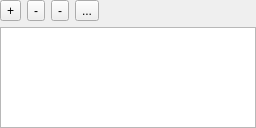
<?xml version="1.0" encoding="UTF-8"?>
<ui version="4.0">
 <class>MapEventListView</class>
 <widget class="QWidget" name="MapEventListView">
  <property name="geometry">
   <rect>
    <x>0</x>
    <y>0</y>
    <width>256</width>
    <height>128</height>
   </rect>
  </property>
  <property name="sizePolicy">
   <sizepolicy hsizetype="Preferred" vsizetype="Preferred">
    <horstretch>0</horstretch>
    <verstretch>0</verstretch>
   </sizepolicy>
  </property>
  <property name="minimumSize">
   <size>
    <width>256</width>
    <height>128</height>
   </size>
  </property>
  <property name="windowTitle">
   <string>MainWindow</string>
  </property>
  <layout class="QVBoxLayout" name="verticalLayout">
   <property name="leftMargin">
    <number>0</number>
   </property>
   <property name="topMargin">
    <number>0</number>
   </property>
   <property name="rightMargin">
    <number>0</number>
   </property>
   <property name="bottomMargin">
    <number>0</number>
   </property>
   <item>
    <layout class="QHBoxLayout" name="eventListToolPanel">
     <item>
      <widget class="QToolButton" name="toolButton">
       <property name="text">
        <string>+</string>
       </property>
       <property name="checkable">
        <bool>true</bool>
       </property>
      </widget>
     </item>
     <item>
      <widget class="QToolButton" name="toolButton_3">
       <property name="text">
        <string>-</string>
       </property>
      </widget>
     </item>
     <item>
      <widget class="QToolButton" name="toolButton_2">
       <property name="text">
        <string>-</string>
       </property>
       <property name="icon">
        <iconset resource="main.qrc">
         <normaloff>:/main/res/icon/copy.xpm</normaloff>:/main/res/icon/copy.xpm</iconset>
       </property>
       <property name="checkable">
        <bool>true</bool>
       </property>
      </widget>
     </item>
     <item>
      <widget class="QToolButton" name="collisioinSetButton">
       <property name="text">
        <string>...</string>
       </property>
       <property name="icon">
        <iconset resource="main.qrc">
         <normaloff>:/main/res/icon/paste.xpm</normaloff>:/main/res/icon/paste.xpm</iconset>
       </property>
       <property name="checkable">
        <bool>true</bool>
       </property>
      </widget>
     </item>
     <item>
      <spacer name="horizontalSpacer">
       <property name="orientation">
        <enum>Qt::Horizontal</enum>
       </property>
       <property name="sizeHint" stdset="0">
        <size>
         <width>40</width>
         <height>20</height>
        </size>
       </property>
      </spacer>
     </item>
    </layout>
   </item>
   <item>
    <widget class="QListWidget" name="listWidget">
     <property name="minimumSize">
      <size>
       <width>0</width>
       <height>0</height>
      </size>
     </property>
     <property name="maximumSize">
      <size>
       <width>16777215</width>
       <height>16777215</height>
      </size>
     </property>
    </widget>
   </item>
  </layout>
 </widget>
 <layoutdefault spacing="6" margin="11"/>
 <resources>
  <include location="main.qrc"/>
 </resources>
 <connections/>
</ui>
